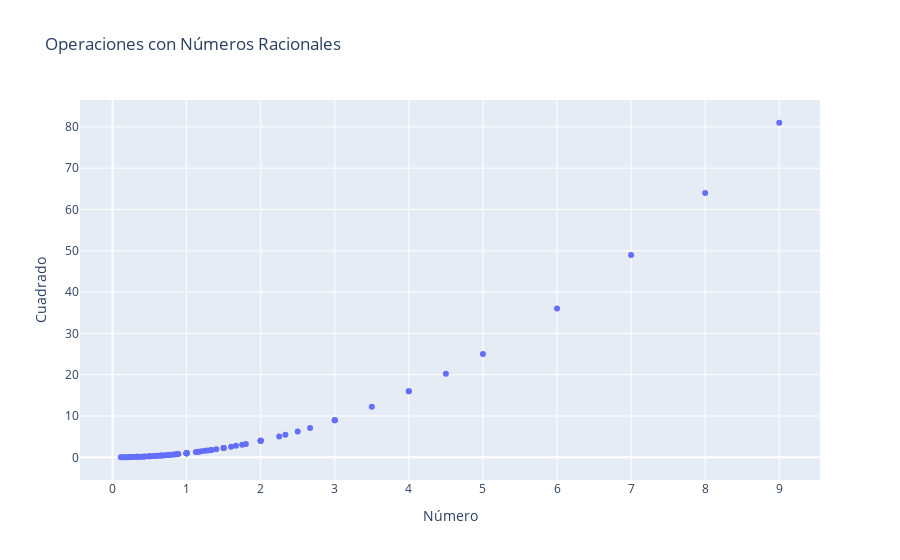

Notebook source saved alongside this figure:
### Markdown cell above
**4. Visualización interactiva con plotly**

### Code cell
import pandas as pd 
import plotly.express as px
import numpy as np

def plot_rational_operations():
    """
    Visualiza operaciones con números racionales de forma interactiva.
    """
    p_values = np.arange(1, 10)
    q_values = np.arange(1, 10)
    racionales = [p / q for p in p_values for q in q_values if q != 0]
    operaciones = {
        'Número': racionales,
        'Cuadrado': [x**2 for x in racionales],
        'Inverso': [1/x for x in racionales if x != 0]
    }
    df = pd.DataFrame(operaciones)
    fig = px.scatter(df, x='Número', y='Cuadrado', title='Operaciones con Números Racionales')
    fig.show()

plot_rational_operations()

### Figure 1 — Plotly figure (JSON) as saved in the notebook; plotly's stock layout.template omitted (floating-point values rounded to 4 significant figures)
{"data": [{"hovertemplate": "Número=%{x}<br>Cuadrado=%{y}<extra></extra>", "legendgroup": "", "marker": {"color": "#636efa", "symbol": "circle"}, "mode": "markers", "name": "", "orientation": "v", "showlegend": false, "type": "scatter", "x": [1, 0.5, 0.3333, 0.25, 0.2, 0.1667, 0.1429, 0.125, 0.1111, 2, 1, 0.6667, 0.5, 0.4, 0.3333, 0.2857, 0.25, 0.2222, 3, 1.5, 1, 0.75, 0.6, 0.5, 0.4286, 0.375, 0.3333, 4, 2, 1.333, 1, 0.8, 0.6667, 0.5714, 0.5, 0.4444, 5, 2.5, 1.667, 1.25, 1, 0.8333, 0.7143, 0.625, 0.5556, 6, 3, 2, 1.5, 1.2, 1, 0.8571, 0.75, 0.6667, 7, 3.5, 2.333, 1.75, 1.4, 1.167, 1, 0.875, 0.7778, 8, 4, 2.667, 2, 1.6, 1.333, 1.143, 1, 0.8889, 9, 4.5, 3, 2.25, 1.8, 1.5, 1.286, 1.125, 1], "xaxis": "x", "y": [1, 0.25, 0.1111, 0.0625, 0.04, 0.02778, 0.02041, 0.01562, 0.01235, 4, 1, 0.4444, 0.25, 0.16, 0.1111, 0.08163, 0.0625, 0.04938, 9, 2.25, 1, 0.5625, 0.36, 0.25, 0.1837, 0.1406, 0.1111, 16, 4, 1.778, 1, 0.64, 0.4444, 0.3265, 0.25, 0.1975, 25, 6.25, 2.778, 1.562, 1, 0.6944, 0.5102, 0.3906, 0.3086, 36, 9, 4, 2.25, 1.44, 1, 0.7347, 0.5625, 0.4444, 49, 12.25, 5.444, 3.062, 1.96, 1.361, 1, 0.7656, 0.6049, 64, 16, 7.111, 4, 2.56, 1.778, 1.306, 1, 0.7901, 81, 20.25, 9, 5.062, 3.24, 2.25, 1.653, 1.266, 1], "yaxis": "y"}], "layout": {"legend": {"tracegroupgap": 0}, "title": {"text": "Operaciones con Números Racionales"}, "xaxis": {"anchor": "y", "domain": [0, 1], "title": {"text": "Número"}}, "yaxis": {"anchor": "x", "domain": [0, 1], "title": {"text": "Cuadrado"}}}}
